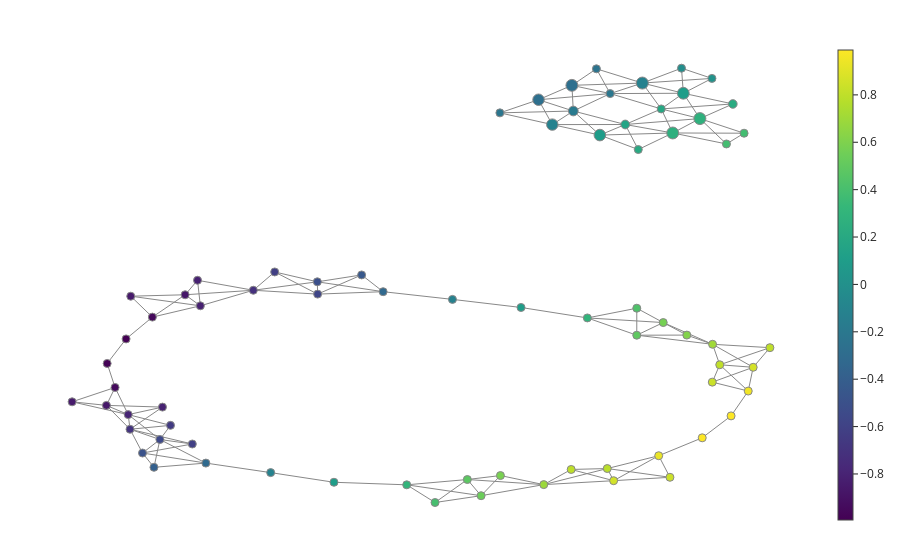

Notebook source saved alongside this figure:
### Markdown cell above
1. Static visualization

### Code cell
from gtda.mapper import plot_static_mapper_graph
fig = plot_static_mapper_graph(pipe, two_circles, color_data=two_circles[:,0])
fig.show(config={'scrollZoom': True})

### Figure 1 — Plotly figure (JSON) as saved in the notebook; plotly's stock layout.template omitted (floating-point values rounded to 4 significant figures; data arrays with more than 128 entries replaced by an {"elided": "..."} marker saying what was removed)
{"data": [{"hoverinfo": "none", "line": {"color": "#888", "width": 1}, "mode": "lines", "name": "edge_trace", "type": "scatter", "uid": "99902be3-0496-4aed-b145-1dde47a4ecd9", "x": {"elided": "462 float values"}, "y": {"elided": "462 float values"}}, {"hoverinfo": "text", "hovertext": ["Node ID: 0<br>Pullback set label: 33<br>Partial cluster label: 0<br>Node size: 437<br>Summary statistic: -0.118", "Node ID: 1<br>Pullback set label: 40<br>Partial cluster label: 0<br>Node size: 419<br>Summary statistic: 0.0967", "Node ID: 2<br>Pullback set label: 42<br>Partial cluster label: 0<br>Node size: 119<br>Summary statistic: 0.101", "Node ID: 3<br>Pullback set label: 50<br>Partial cluster label: 0<br>Node size: 120<br>Summary statistic: 0.301", "Node ID: 4<br>Pullback set label: 66<br>Partial cluster label: 0<br>Node size: 118<br>Summary statistic: 0.859", "Node ID: 5<br>Pullback set label: 67<br>Partial cluster label: 0<br>Node size: 123<br>Summary statistic: 0.931", "Node ID: 6<br>Pullback set label: 62<br>Partial cluster label: 0<br>Node size: 71<br>Summary statistic: 0.804", "Node ID: 7<br>Pullback set label: 71<br>Partial cluster label: 0<br>Node size: 130<br>Summary statistic: 0.862", "Node ID: 8<br>Pullback set label: 70<br>Partial cluster label: 0<br>Node size: 128<br>Summary statistic: 0.953", "Node ID: 9<br>Pullback set label: 37<br>Partial cluster label: 0<br>Node size: 408<br>Summary statistic: 0.0941", "Node ID: 10<br>Pullback set label: 38<br>Partial cluster label: 0<br>Node size: 233<br>Summary statistic: 0.158", "Node ID: 11<br>Pullback set label: 45<br>Partial cluster label: 0<br>Node size: 152<br>Summary statistic: 0.206", "Node ID: 12<br>Pullback set label: 46<br>Partial cluster label: 0<br>Node size: 430<br>Summary statistic: 0.258", "Node ID: 13<br>Pullback set label: 14<br>Partial cluster label: 0<br>Node size: 132<br>Summary statistic: -0.712", "Node ID: 14<br>Pullback set label: 15<br>Partial cluster label: 0<br>Node size: 26<br>Summary statistic: -0.623", "Node ID: 15<br>Pullback set label: 19<br>Partial cluster label: 0<br>Node size: 87<br>Summary statistic: -0.579", "Node ID: 16<br>Pullback set label: 20<br>Partial cluster label: 0<br>Node size: 121<br>Summary statistic: -0.511", "Node ID: 17<br>Pullback set label: 24<br>Partial cluster label: 0<br>Node size: 400<br>Summary statistic: -0.264", "Node ID: 18<br>Pullback set label: 25<br>Partial cluster label: 0<br>Node size: 430<br>Summary statistic: -0.273", "Node ID: 19<br>Pullback set label: 35<br>Partial cluster label: 0<br>Node size: 118<br>Summary statistic: -0.119", "Node ID: 20<br>Pullback set label: 47<br>Partial cluster label: 0<br>Node size: 435<br>Summary statistic: 0.268", "Node ID: 21<br>Pullback set label: 48<br>Partial cluster label: 0<br>Node size: 226<br>Summary statistic: 0.22", "Node ID: 22<br>Pullback set label: 5<br>Partial cluster label: 0<br>Node size: 125<br>Summary statistic: -0.953", "Node ID: 23<br>Pullback set label: 55<br>Partial cluster label: 0<br>Node size: 65<br>Summary statistic: 0.571", "Node ID: 24<br>Pullback set label: 63<br>Partial cluster label: 0<br>Node size: 144<br>Summary statistic: 0.703", "Node ID: 25<br>Pullback set label: 6<br>Partial cluster label: 0<br>Node size: 121<br>Summary statistic: -0.865", "Node ID: 26<br>Pullback set label: 30<br>Partial cluster label: 0<br>Node size: 396<br>Summary statistic: -0.111", "Node ID: 27<br>Pullback set label: 31<br>Partial cluster label: 0<br>Node size: 286<br>Summary statistic: -0.177", "Node ID: 28<br>Pullback set label: 3<br>Partial cluster label: 0<br>Node size: 127<br>Summary statistic: -0.991", "Node ID: 29<br>Pullback set label: 58<br>Partial cluster label: 0<br>Node size: 128<br>Summary statistic: 0.689", "Node ID: 30<br>Pullback set label: 1<br>Partial cluster label: 0<br>Node size: 103<br>Summary statistic: -0.864", "Node ID: 31<br>Pullback set label: 2<br>Partial cluster label: 0<br>Node size: 125<br>Summary statistic: -0.936", "Node ID: 32<br>Pullback set label: 43<br>Partial cluster label: 0<br>Node size: 124<br>Summary statistic: 0.303", "Node ID: 33<br>Pullback set label: 69<br>Partial cluster label: 0<br>Node size: 124<br>Summary statistic: 0.989", "Node ID: 34<br>Pullback set label: 26<br>Partial cluster label: 0<br>Node size: 181<br>Summary statistic: -0.228", "Node ID: 35<br>Pullback set label: 29<br>Partial cluster label: 0<br>Node size: 116<br>Summary statistic: -0.113", "Node ID: 36<br>Pullback set label: 8<br>Partial cluster label: 0<br>Node size: 11<br>Summary statistic: -0.612", "Node ID: 37<br>Pullback set label: 9<br>Partial cluster label: 0<br>Node size: 120<br>Summary statistic: -0.692", "Node ID: 38<br>Pullback set label: 16<br>Partial cluster label: 0<br>Node size: 92<br>Summary statistic: -0.492", "Node ID: 39<br>Pullback set label: 17<br>Partial cluster label: 0<br>Node size: 115<br>Summary statistic: -0.555", "Node ID: 40<br>Pullback set label: 68<br>Partial cluster label: 0<br>Node size: 125<br>Summary statistic: 0.989", "Node ID: 41<br>Pullback set label: 28<br>Partial cluster label: 0<br>Node size: 118<br>Summary statistic: -0.324", "Node ID: 42<br>Pullback set label: 72<br>Partial cluster label: 0<br>Node size: 40<br>Summary statistic: 0.799", "Node ID: 43<br>Pullback set label: 51<br>Partial cluster label: 0<br>Node size: 99<br>Summary statistic: 0.479", "Node ID: 44<br>Pullback set label: 32<br>Partial cluster label: 0<br>Node size: 177<br>Summary statistic: -0.209", "Node ID: 45<br>Pullback set label: 4<br>Partial cluster label: 0<br>Node size: 121<br>Summary statistic: -0.994", "Node ID: 46<br>Pullback set label: 39<br>Partial cluster label: 0<br>Node size: 129<br>Summary statistic: 0.189", "Node ID: 47<br>Pullback set label: 7<br>Partial cluster label: 0<br>Node size: 29<br>Summary statistic: -0.814", "Node ID: 48<br>Pullback set label: 13<br>Partial cluster label: 0<br>Node size: 94<br>Summary statistic: -0.814", "Node ID: 49<br>Pullback set label: 21<br>Partial cluster label: 0<br>Node size: 122<br>Summary statistic: -0.318", "Node ID: 50<br>Pullback set label: 56<br>Partial cluster label: 0<br>Node size: 122<br>Summary statistic: 0.492", "Node ID: 51<br>Pullback set label: 52<br>Partial cluster label: 0<br>Node size: 105<br>Summary statistic: 0.538", "Node ID: 52<br>Pullback set label: 57<br>Partial cluster label: 0<br>Node size: 12<br>Summary statistic: 0.584", "Node ID: 53<br>Pullback set label: 10<br>Partial cluster label: 0<br>Node size: 95<br>Summary statistic: -0.79", "Node ID: 54<br>Pullback set label: 59<br>Partial cluster label: 0<br>Node size: 86<br>Summary statistic: 0.785", "Node ID: 55<br>Pullback set label: 36<br>Partial cluster label: 0<br>Node size: 114<br>Summary statistic: 0.0995", "Node ID: 56<br>Pullback set label: 23<br>Partial cluster label: 0<br>Node size: 125<br>Summary statistic: -0.215", "Node ID: 57<br>Pullback set label: 53<br>Partial cluster label: -1<br>Node size: 2<br>Summary statistic: 0.385", "Node ID: 58<br>Pullback set label: 54<br>Partial cluster label: -1<br>Node size: 3<br>Summary statistic: 0.382", "Node ID: 59<br>Pullback set label: 65<br>Partial cluster label: 0<br>Node size: 24<br>Summary statistic: 0.797", "Node ID: 60<br>Pullback set label: 64<br>Partial cluster label: 0<br>Node size: 39<br>Summary statistic: 0.613", "Node ID: 61<br>Pullback set label: 0<br>Partial cluster label: 0<br>Node size: 10<br>Summary statistic: -0.81", "Node ID: 62<br>Pullback set label: 44<br>Partial cluster label: 0<br>Node size: 20<br>Summary statistic: 0.397", "Node ID: 63<br>Pullback set label: 22<br>Partial cluster label: 0<br>Node size: 21<br>Summary statistic: -0.39", "Node ID: 64<br>Pullback set label: 34<br>Partial cluster label: 0<br>Node size: 8<br>Summary statistic: -0.0157", "Node ID: 65<br>Pullback set label: 41<br>Partial cluster label: 0<br>Node size: 8<br>Summary statistic: 0.0191", "Node ID: 66<br>Pullback set label: 49<br>Partial cluster label: -1<br>Node size: 2<br>Summary statistic: 0.428", "Node ID: 67<br>Pullback set label: 11<br>Partial cluster label: 0<br>Node size: 6<br>Summary statistic: -0.847", "Node ID: 68<br>Pullback set label: 18<br>Partial cluster label: -1<br>Node size: 2<br>Summary statistic: -0.645", "Node ID: 69<br>Pullback set label: 60<br>Partial cluster label: 0<br>Node size: 8<br>Summary statistic: 0.839", "Node ID: 70<br>Pullback set label: 12<br>Partial cluster label: 0<br>Node size: 6<br>Summary statistic: -0.852", "Node ID: 71<br>Pullback set label: 27<br>Partial cluster label: 0<br>Node size: 5<br>Summary statistic: -0.445", "Node ID: 72<br>Pullback set label: 61<br>Partial cluster label: -1<br>Node size: 1<br>Summary statistic: 0.833"], "marker": {"color": [-0.1175, 0.09672, 0.1012, 0.3013, 0.859, 0.9312, 0.8038, 0.8624, 0.9525, 0.09415, 0.1583, 0.2061, 0.2584, -0.7122, -0.6229, -0.5793, -0.5111, -0.2636, -0.2726, -0.1193, 0.2679, 0.2204, -0.953, 0.5714, 0.703, -0.8651, -0.1113, -0.1769, -0.9911, 0.6887, -0.8636, -0.9364, 0.3034, 0.9893, -0.2278, -0.1135, -0.6117, -0.6917, -0.4922, -0.5548, 0.9894, -0.3237, 0.7987, 0.4795, -0.2086, -0.9943, 0.1894, -0.8138, -0.8145, -0.3184, 0.4921, 0.5379, 0.5836, -0.7901, 0.7848, 0.09954, -0.2153, 0.3846, 0.3822, 0.7972, 0.6127, -0.8102, 0.3972, -0.3903, -0.01574, 0.01906, 0.4276, -0.8468, -0.6448, 0.8391, -0.852, -0.4447, 0.8325], "colorbar": {"thickness": 15, "title": {"side": "right", "text": ""}, "xanchor": "left"}, "colorscale": [[0, "#440154"], [0.1111, "#482878"], [0.2222, "#3e4989"], [0.3333, "#31688e"], [0.4444, "#26828e"], [0.5556, "#1f9e89"], [0.6667, "#35b779"], [0.7778, "#6ece58"], [0.8889, "#b5de2b"], [1, "#fde725"]], "line": {"color": "#888", "width": 1}, "opacity": 1, "reversescale": false, "showscale": true, "size": [437, 419, 119, 120, 118, 123, 71, 130, 128, 408, 233, 152, 430, 132, 26, 87, 121, 400, 430, 118, 435, 226, 125, 65, 144, 121, 396, 286, 127, 128, 103, 125, 124, 124, 181, 116, 11, 120, 92, 115, 125, 118, 40, 99, 177, 121, 129, 29, 94, 122, 122, 105, 12, 95, 86, 114, 125, 2, 3, 24, 39, 10, 20, 21, 8, 8, 2, 6, 2, 8, 6, 5, 1], "sizemin": 4, "sizemode": "area", "sizeref": 6.069}, "mode": "markers", "name": "node_trace", "type": "scatter", "uid": "ee711e62-d938-4966-9ac8-fbd82819ddb3", "x": [2.345, 2.739, 1.179, 1.817, 2.069, 2.503, 3.089, 3.411, 3.363, 1.937, 2.181, 2.306, 2.637, -1.393, -1.188, -0.7755, -0.7784, 1.348, 1.668, 0.5204, 2.898, 3.215, -2.364, 2.546, 3.02, -2.049, 1.48, 1.682, -2.798, 1.398, -2.806, -2.722, 0.08076, 3.198, 1.904, -1.227, -1.98, -2.579, -2.459, -2.291, 2.921, -0.1461, 3.571, 0.6633, 2.036, -2.617, 2.527, -1.93, -1.903, -1.85, 2.292, 0.7955, 0.9814, -2.596, 2.008, -0.6184, 0.9765, 3.154, 3.323, 1.661, 2.773, -2.267, 0.353, -2.349, 2.722, 3.014, 2.292, -3.135, -2.19, 2.611, -2.572, -0.3529, 3.018], "y": [6.813, 6.549, 0.9921, 0.7209, -3.501, -2.853, -0.4941, -0.5594, -1.176, 5.464, 5.738, 5.089, 5.519, 1.439, 1.914, 1.339, 1.658, 6.381, 6.754, 1.202, 5.892, 6.272, 0.7421, 0.6012, 0.03726, 1.322, 5.736, 6.089, -0.46, -3.603, -1.548, -1.082, -3.608, -1.82, 7.183, -3.291, -2.549, -2.167, -2.783, -2.433, -2.389, 1.401, -0.05024, -3.471, 6.54, 0.1764, 6.142, 1.697, 1.036, -3.044, 0.2726, -3.89, -3.368, -1.787, -3.186, -3.542, 6.04, 5.234, 5.512, -3.21, 0.2759, -1.592, -4.067, -3.154, 7.199, 6.934, 0.973, -1.455, -2.065, -3.413, 1.285, 1.837, -0.9445]}], "layout": {"autosize": false, "hovermode": "closest", "margin": {"b": 20, "l": 5, "r": 5, "t": 40}, "showlegend": false, "title": {"text": ""}, "xaxis": {"showgrid": false, "showline": false, "showticklabels": false, "ticks": "", "title": {"text": ""}, "zeroline": false}, "yaxis": {"showgrid": false, "showline": false, "showticklabels": false, "ticks": "", "title": {"text": ""}, "zeroline": false}}}
